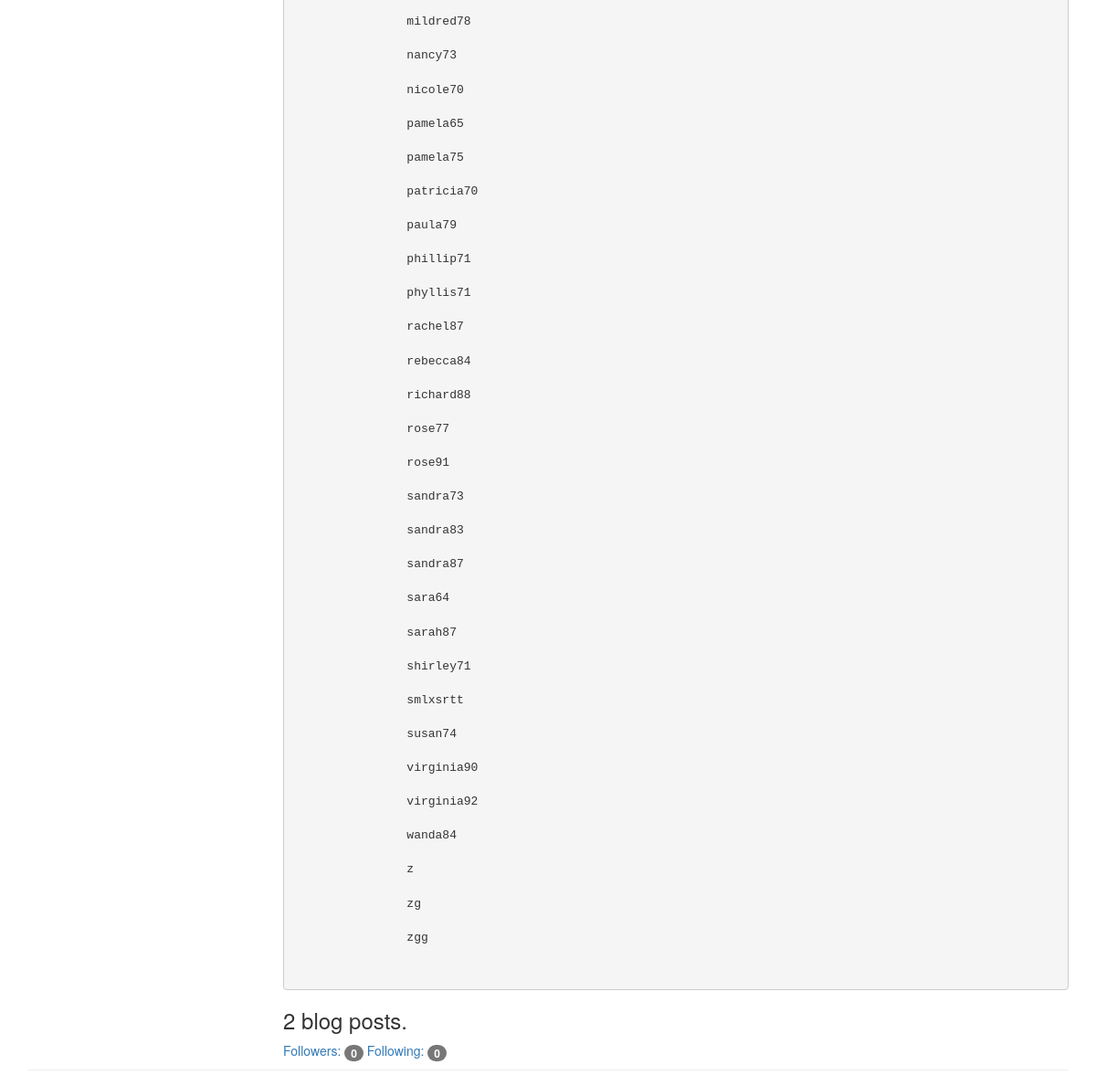
/user/smlxsrtt (signed in, lower part), run on an earlier commit of the app's database.
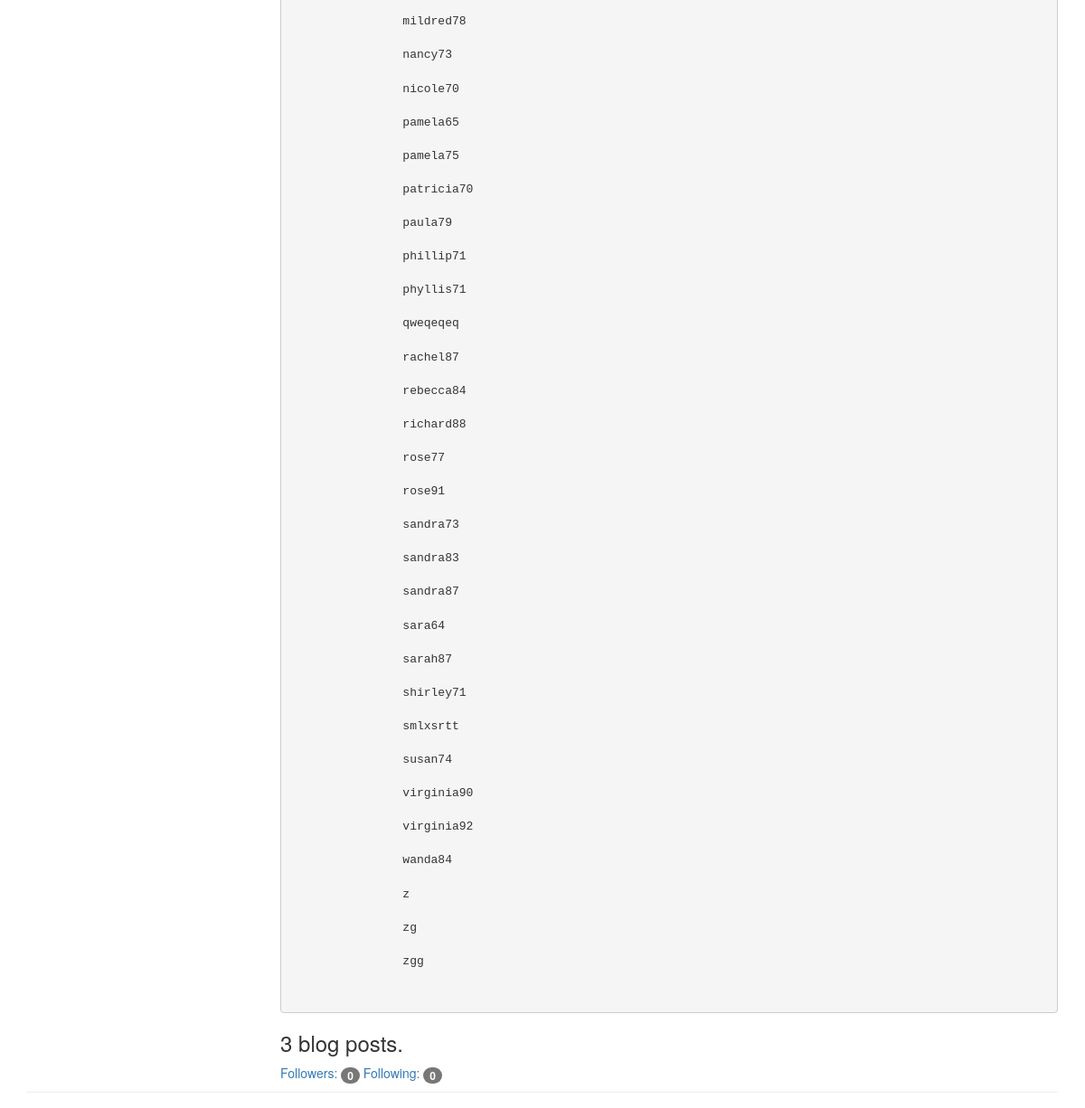
And on a later commit of the database.
### app/models.py (models this page shows, shortened)
class User(UserMixin, db.Model):
	__tablename__ = 'users'
	id = db.Column(db.Integer, primary_key = True)
	email = db.Column(db.String(64), unique=True, index=True)
	username = db.Column(db.String(64), unique = True)
	password_hash = db.Column(db.String(128))
	role_id = db.Column(db.Integer, db.ForeignKey('roles.id'))
	confirmed = db.Column(db.Boolean, default=False)
	name = db.Column(db.String(64))
	location = db.Column(db.String(64))
	about_me = db.Column(db.Text())
	member_since =db.Column(db.DateTime(), default=datetime.utcnow)
	last_seen = db.Column(db.DateTime(), default=datetime.utcnow)
	avatar_hash = db.Column(db.String(32))
	posts = db.relationship('Post', backref='au', lazy='dynamic')
	followed = db.relationship('Follow',
								foreign_keys=[Follow.follower_id],
								backref=db.backref('follower', lazy='joined'),
								lazy='dynamic',
								cascade='all, delete-orphan')
	followers = db.relationship('Follow',
								foreign_keys=[Follow.followed_id],
								backref=db.backref('followed', lazy='joined'),
								lazy='dynamic',
								cascade='all, delete-orphan')
	comments = db.relationship('Comment', backref='author', lazy='dynamic')
	@property
	def password(self):
		raise AttributeError('password is not a readable attribute')
	def can(self, permissions):
		return self.role is not None and \
				(self.role.permissions & permissions) == permissions
	def is_administrator(self):
		return self.can(Permission.ADMINISTER)
	def ping(self):
		self.last_seen = datetime.utcnow()
		db.session.add(self)
	def gravatar(self, size=100, default='identicon', rating='g'):
		if request.is_secure:
			url = 'https://secure.gravatar.com/avatar'
		else:
			url = 'http://s.gravatar.com/avatar'
		hash = self.avatar_hash or hashlib.md5(
			self.email.encode('utf-8')).hexdigest()
		print('into..gravatar..{url}/{hash}?s={size}&d={default}&r={rating}'.format(
			url=url, hash=hash, size=size, default=default, rating=rating))
		return '{url}/{hash}?s={size}&d={default}&r={rating}'.format(
			url=url, hash=hash, size=size, default=default, rating=rating)

### app/main/views.py (the view)
@main.route('/user/<username>')
def user(username):
	user = User.query.filter_by(username=username).first()
	users = User.query.order_by(User.username).all()
	if user is None:
		abort(404)
	page = request.args.get('page', 1, type=int)
	pagination = user.posts.order_by(Post.timestamp.desc()).paginate(
		page, per_page=current_app.config['FLASK_POSTS_PER_PAGE'], error_out=False)
	posts = pagination.items
	return render_template('user.html', user=user, users=users, posts=posts, pagination=pagination)

### app/auth/views.py (called while the page is built)
@auth.before_app_request
def before_request():
	print('into before_request...............')
	print('is_authenticated...............{}'.format(current_user.is_authenticated))
	print('request................{}'.format(request))
	if current_user.is_authenticated:
		current_user.ping()
		if not current_user.confirmed and request.endpoint[:5] != 'auth.' and request.endpoint != 'static':
			return redirect(url_for('auth.unconfirmed'))

### app/main/__init__.py (called while the page is built)
@main.app_context_processor
def inject_permission():
	return dict(Permission=Permission)

### app/main/views.py (called while the page is built)
@main.after_app_request
def after_app_request(response):
	for query in get_debug_queries():
		if query.duration > current_app.config['FLASKY_SLOW_DB_QUERY_TIME']:
			current_app.logger.warning(
				'Slow query: {}\nParameters: {}\nnDuration: {}\nContext: {}\n'.format(
					query.statement, query.parameters, query.duration, query.context))
	return response

### app/models.py (called while the page is built)
@login_manager.user_loader
def load_user(user_id):
	print('into...load_user{}'.format(user_id))
	return User.query.get(int(user_id))

### app/templates/user.html (shortened to what this page needs)
<!DOCTYPE html>
{% extends 'bootstrap_base.html' %}
{% block page_content %}
<div class="page-header">
	<div class="profile-header">
		{% if current_user.is_administrator() %}
		<pre>
		{% for u in users %}
		{{ u.username }}
		{% endfor %}
		</pre>
		{% endif %}
		<h3> {{ pagination.total }} blog posts.</h3>
		<a href="{{ url_for('.followers', username=user.username) }}" target="_blank">
			Followers: <span class="badge">{{ user.followers.count()-1 }}</span>
		</a>
		<a href="{{ url_for('.followed_by', username=user.username) }}" target="_blank">
			Following: <span class='badge'>{{ user.followed.count()-1 }}</span>
		</a>
	</div>
</div>
{% endblock %}

What changed in the data, as far as the page shows it:
added User: username "qweqeqeq"
Also different on the page:
{{ pagination.total }}: "2" → "3"
